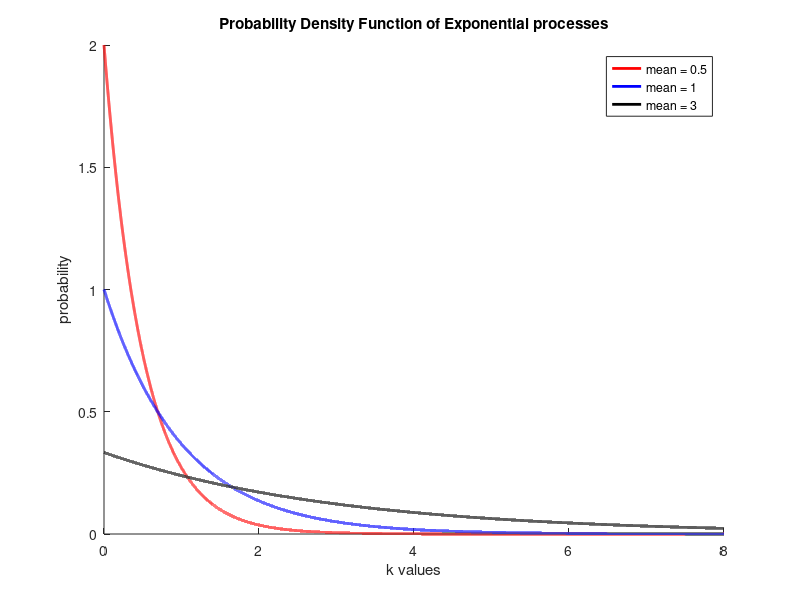
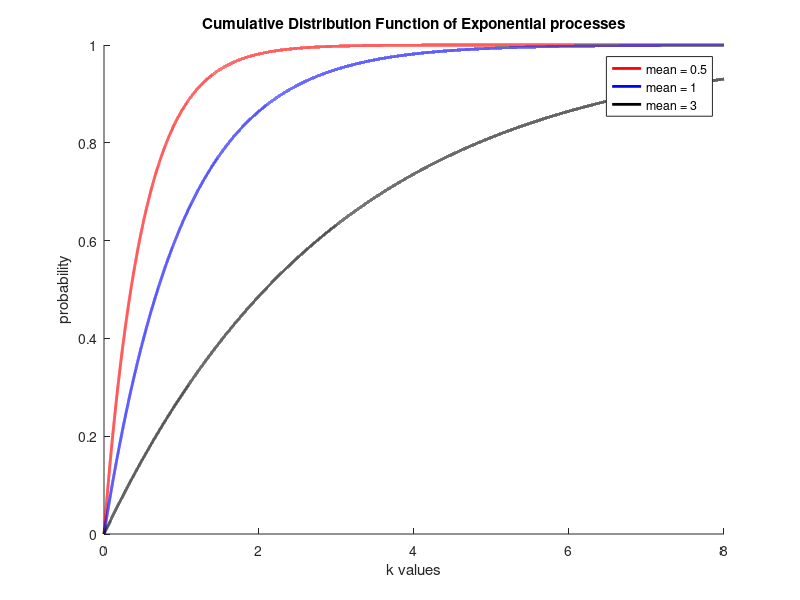

These charts were generated, in order, by the following MATLAB code:
#EXPONENTIAL
clc;
clear all;
close all;

pkg load statistics;

#TASK: in a common diagram, design the PDFs of exponential processes with mean 
# values 0.5,1,3. In the horizontal axis, choose k parameters 
# between 0 and 8. 

k = 0:0.0001:8;
mean = [0.5, 1, 3];

for i = 1 : columns(mean)
  expopdf(i, :) = exppdf(k, mean(i));
endfor

colors = "rbk";
figure(1);
hold on;
for i = 1 : columns(mean)
  plot(k, expopdf(i, :), colors(i), "linewidth", 2);
endfor
hold off;

title("Probability Density Function of Exponential processes");
xlabel("k values");
ylabel("probability");
legend("mean = 0.5", "mean = 1", "mean = 3");

#TASK: design the Cumulative Distribution Function of the above distributions

for i = 1 : columns(mean)
  expocdf(i, :) = expcdf(k, mean(i));
endfor

figure(2);
hold on;
for i = 1 : columns(mean)
  plot(k, expocdf(i, :), colors(i), "linewidth", 2);
endfor
hold off;

title("Cumulative Distribution Function of Exponential processes");
xlabel("k values");
ylabel("probability");
legend("mean = 0.5", "mean = 1", "mean = 3");

#TASK: property of memorylessness: 
# calculate the probabilities P(X>30000) and P(X>50000|X>20000) for 
# an Exponential distribution of mean value 2.5.

k = 0:0.00001:8;

ex = expcdf(k,2.5);
Pr_1 = 1 - ex(30000);
p_1 = 1 - ex(50000);
p_2 = 1 - ex(20000);
Pr_2 = (p_1)./(p_2);
display("P(X>30000) = ");
display(Pr_1);
display("P(X>50000|X>20000) = ");
display(Pr_2);
